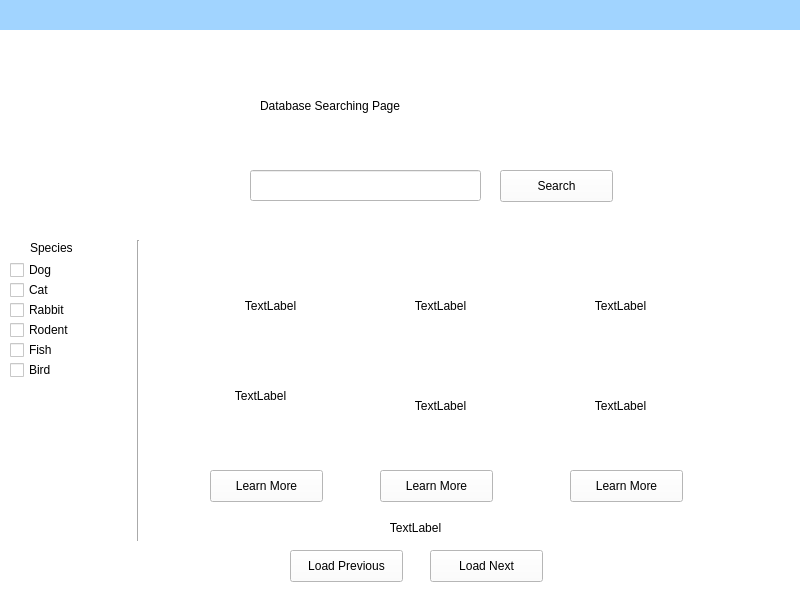
<?xml version="1.0" encoding="UTF-8"?>
<ui version="4.0">
 <class>GUI</class>
 <widget class="QWidget" name="GUI">
  <property name="geometry">
   <rect>
    <x>0</x>
    <y>0</y>
    <width>800</width>
    <height>600</height>
   </rect>
  </property>
  <property name="windowTitle">
   <string>GUI</string>
  </property>
  <property name="styleSheet">
   <string notr="true">background-color: rgb(161, 212, 255)</string>
  </property>
  <widget class="QStackedWidget" name="stackedWidget">
   <property name="geometry">
    <rect>
     <x>0</x>
     <y>30</y>
     <width>801</width>
     <height>571</height>
    </rect>
   </property>
   <property name="styleSheet">
    <string notr="true">background-color: rgb(255,255,255)
</string>
   </property>
   <property name="currentIndex">
    <number>1</number>
   </property>
   <widget class="QWidget" name="page">
    <widget class="QLabel" name="label">
     <property name="geometry">
      <rect>
       <x>130</x>
       <y>120</y>
       <width>181</width>
       <height>81</height>
      </rect>
     </property>
     <property name="text">
      <string>Thi s will be login page</string>
     </property>
    </widget>
   </widget>
   <widget class="QWidget" name="DBSearchingPage">
    <widget class="QLabel" name="label_2">
     <property name="geometry">
      <rect>
       <x>260</x>
       <y>40</y>
       <width>241</width>
       <height>71</height>
      </rect>
     </property>
     <property name="text">
      <string>Database Searching Page</string>
     </property>
    </widget>
    <widget class="QLineEdit" name="searchBar">
     <property name="geometry">
      <rect>
       <x>250</x>
       <y>140</y>
       <width>231</width>
       <height>31</height>
      </rect>
     </property>
     <property name="font">
      <font>
       <pointsize>13</pointsize>
      </font>
     </property>
     <property name="text">
      <string/>
     </property>
    </widget>
    <widget class="QPushButton" name="searchButton">
     <property name="geometry">
      <rect>
       <x>500</x>
       <y>140</y>
       <width>113</width>
       <height>32</height>
      </rect>
     </property>
     <property name="text">
      <string>Search</string>
     </property>
    </widget>
    <widget class="QLabel" name="results1pic">
     <property name="geometry">
      <rect>
       <x>190</x>
       <y>300</y>
       <width>141</width>
       <height>131</height>
      </rect>
     </property>
     <property name="text">
      <string>TextLabel</string>
     </property>
     <property name="alignment">
      <set>Qt::AlignCenter</set>
     </property>
    </widget>
    <widget class="QLabel" name="results1">
     <property name="geometry">
      <rect>
       <x>210</x>
       <y>260</y>
       <width>121</width>
       <height>31</height>
      </rect>
     </property>
     <property name="text">
      <string>TextLabel</string>
     </property>
     <property name="alignment">
      <set>Qt::AlignCenter</set>
     </property>
    </widget>
    <widget class="Line" name="line">
     <property name="geometry">
      <rect>
       <x>130</x>
       <y>210</y>
       <width>16</width>
       <height>301</height>
      </rect>
     </property>
     <property name="orientation">
      <enum>Qt::Vertical</enum>
     </property>
    </widget>
    <widget class="QLabel" name="label_3">
     <property name="geometry">
      <rect>
       <x>30</x>
       <y>210</y>
       <width>60</width>
       <height>16</height>
      </rect>
     </property>
     <property name="text">
      <string>Species</string>
     </property>
    </widget>
    <widget class="QCheckBox" name="dogCheckBox">
     <property name="geometry">
      <rect>
       <x>10</x>
       <y>230</y>
       <width>86</width>
       <height>20</height>
      </rect>
     </property>
     <property name="text">
      <string>Dog</string>
     </property>
    </widget>
    <widget class="QCheckBox" name="catCheckBox">
     <property name="geometry">
      <rect>
       <x>10</x>
       <y>250</y>
       <width>86</width>
       <height>20</height>
      </rect>
     </property>
     <property name="text">
      <string>Cat</string>
     </property>
    </widget>
    <widget class="QCheckBox" name="rabbitCheckBox">
     <property name="geometry">
      <rect>
       <x>10</x>
       <y>270</y>
       <width>86</width>
       <height>20</height>
      </rect>
     </property>
     <property name="text">
      <string>Rabbit</string>
     </property>
    </widget>
    <widget class="QCheckBox" name="rodentCheckBox">
     <property name="geometry">
      <rect>
       <x>10</x>
       <y>290</y>
       <width>86</width>
       <height>20</height>
      </rect>
     </property>
     <property name="text">
      <string>Rodent</string>
     </property>
    </widget>
    <widget class="QCheckBox" name="fishCheckBox">
     <property name="geometry">
      <rect>
       <x>10</x>
       <y>310</y>
       <width>86</width>
       <height>20</height>
      </rect>
     </property>
     <property name="text">
      <string>Fish</string>
     </property>
    </widget>
    <widget class="QCheckBox" name="birdCheckBox">
     <property name="geometry">
      <rect>
       <x>10</x>
       <y>330</y>
       <width>86</width>
       <height>20</height>
      </rect>
     </property>
     <property name="text">
      <string>Bird</string>
     </property>
    </widget>
    <widget class="QLabel" name="results2pic">
     <property name="geometry">
      <rect>
       <x>370</x>
       <y>310</y>
       <width>141</width>
       <height>131</height>
      </rect>
     </property>
     <property name="text">
      <string>TextLabel</string>
     </property>
     <property name="alignment">
      <set>Qt::AlignCenter</set>
     </property>
    </widget>
    <widget class="QLabel" name="results2">
     <property name="geometry">
      <rect>
       <x>380</x>
       <y>260</y>
       <width>121</width>
       <height>31</height>
      </rect>
     </property>
     <property name="text">
      <string>TextLabel</string>
     </property>
     <property name="alignment">
      <set>Qt::AlignCenter</set>
     </property>
    </widget>
    <widget class="QLabel" name="results3">
     <property name="geometry">
      <rect>
       <x>560</x>
       <y>260</y>
       <width>121</width>
       <height>31</height>
      </rect>
     </property>
     <property name="text">
      <string>TextLabel</string>
     </property>
     <property name="alignment">
      <set>Qt::AlignCenter</set>
     </property>
    </widget>
    <widget class="QLabel" name="results3pic">
     <property name="geometry">
      <rect>
       <x>550</x>
       <y>310</y>
       <width>141</width>
       <height>131</height>
      </rect>
     </property>
     <property name="text">
      <string>TextLabel</string>
     </property>
     <property name="alignment">
      <set>Qt::AlignCenter</set>
     </property>
    </widget>
    <widget class="QLabel" name="numOfResults">
     <property name="geometry">
      <rect>
       <x>250</x>
       <y>490</y>
       <width>331</width>
       <height>16</height>
      </rect>
     </property>
     <property name="text">
      <string>TextLabel</string>
     </property>
     <property name="alignment">
      <set>Qt::AlignCenter</set>
     </property>
    </widget>
    <widget class="QPushButton" name="linkToResult1">
     <property name="geometry">
      <rect>
       <x>210</x>
       <y>440</y>
       <width>113</width>
       <height>32</height>
      </rect>
     </property>
     <property name="text">
      <string>Learn More</string>
     </property>
    </widget>
    <widget class="QPushButton" name="linkToResult2">
     <property name="geometry">
      <rect>
       <x>380</x>
       <y>440</y>
       <width>113</width>
       <height>32</height>
      </rect>
     </property>
     <property name="text">
      <string>Learn More</string>
     </property>
    </widget>
    <widget class="QPushButton" name="linkToResult3">
     <property name="geometry">
      <rect>
       <x>570</x>
       <y>440</y>
       <width>113</width>
       <height>32</height>
      </rect>
     </property>
     <property name="text">
      <string>Learn More</string>
     </property>
    </widget>
    <widget class="QPushButton" name="loadNext">
     <property name="geometry">
      <rect>
       <x>430</x>
       <y>520</y>
       <width>113</width>
       <height>32</height>
      </rect>
     </property>
     <property name="text">
      <string>Load Next</string>
     </property>
    </widget>
    <widget class="QPushButton" name="loadPrevious">
     <property name="geometry">
      <rect>
       <x>290</x>
       <y>520</y>
       <width>113</width>
       <height>32</height>
      </rect>
     </property>
     <property name="text">
      <string>Load Previous</string>
     </property>
    </widget>
   </widget>
   <widget class="QWidget" name="MeetPetPage">
    <widget class="QLabel" name="petPic">
     <property name="geometry">
      <rect>
       <x>50</x>
       <y>180</y>
       <width>211</width>
       <height>211</height>
      </rect>
     </property>
     <property name="text">
      <string>picture of Pet</string>
     </property>
    </widget>
    <widget class="QLabel" name="petBio">
     <property name="geometry">
      <rect>
       <x>340</x>
       <y>330</y>
       <width>301</width>
       <height>191</height>
      </rect>
     </property>
     <property name="text">
      <string>Bio</string>
     </property>
    </widget>
    <widget class="QLabel" name="petName">
     <property name="geometry">
      <rect>
       <x>210</x>
       <y>70</y>
       <width>331</width>
       <height>71</height>
      </rect>
     </property>
     <property name="font">
      <font>
       <pointsize>30</pointsize>
      </font>
     </property>
     <property name="text">
      <string>TextLabel</string>
     </property>
     <property name="alignment">
      <set>Qt::AlignCenter</set>
     </property>
    </widget>
    <widget class="QPushButton" name="backButton">
     <property name="geometry">
      <rect>
       <x>20</x>
       <y>20</y>
       <width>113</width>
       <height>32</height>
      </rect>
     </property>
     <property name="text">
      <string>&lt;-- Back</string>
     </property>
    </widget>
    <widget class="QPushButton" name="saveButton">
     <property name="geometry">
      <rect>
       <x>630</x>
       <y>70</y>
       <width>71</width>
       <height>61</height>
      </rect>
     </property>
     <property name="text">
      <string>Save</string>
     </property>
    </widget>
    <widget class="QLabel" name="petAttributes">
     <property name="geometry">
      <rect>
       <x>340</x>
       <y>180</y>
       <width>341</width>
       <height>91</height>
      </rect>
     </property>
     <property name="text">
      <string>TextLabel</string>
     </property>
     <property name="alignment">
      <set>Qt::AlignCenter</set>
     </property>
    </widget>
    <widget class="QLabel" name="bioHeader">
     <property name="geometry">
      <rect>
       <x>340</x>
       <y>300</y>
       <width>81</width>
       <height>21</height>
      </rect>
     </property>
     <property name="font">
      <font>
       <pointsize>21</pointsize>
      </font>
     </property>
     <property name="text">
      <string>Bio</string>
     </property>
    </widget>
   </widget>
  </widget>
 </widget>
 <resources/>
 <connections/>
</ui>
